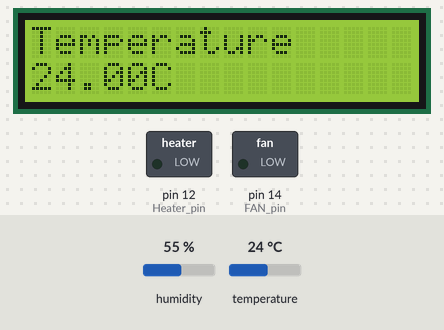
A sketch run on a simulated Arduino Uno, built with avr-gcc and run on an emulated ATmega328P. Parts: 16×2 character LCD, switched loads named in the sketch (green lamp = pin HIGH). The inputs (shaded band) are chosen by the test bench; at power-on: temperature 24 °C, humidity 55 %.

Above: at 2.3 s.
2.4 s: temperature set to 28 °C
At 6.6 s:
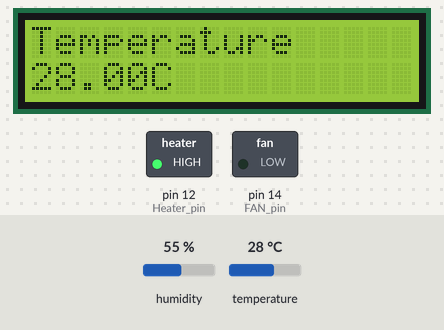
10.7 s: temperature set to 12 °C
At 14.7 s:
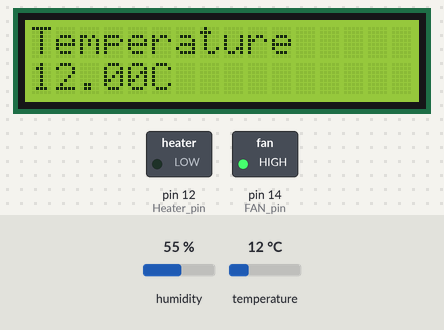
16.8 s: temperature set to 33 °C
At 20.8 s:
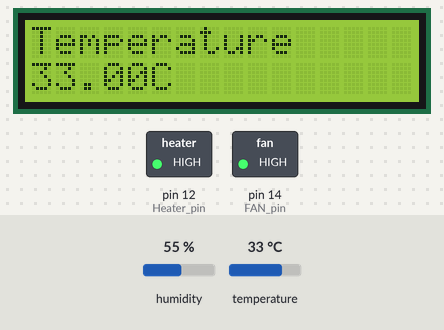
Timing chart, 0 to 22.9 s (numbered marks = the images above; inputs shaded):
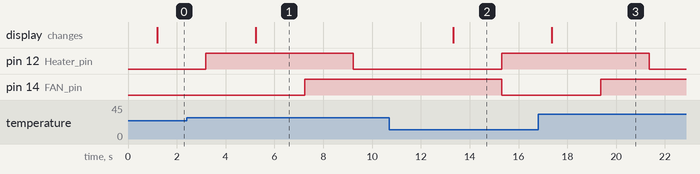

The sketch:

room_temp_controller.ino
```cpp
#include "DHT.h"        // including the library of DHT11 temperature and humidity sensor
#define DHTTYPE DHT11   // DHT 11
#define DHTPIN 2

DHT dht(DHTPIN, DHTTYPE);

const int Heater_pin = 12, FAN_pin = 14; // declare the IO pins

float SetTemp = 25; // the prefer room temperature is set as 25 degree celsius

#include <LiquidCrystal_I2C.h> //including the LCD I2C library
LiquidCrystal_I2C lcd(0x27, 16, 2);

void setup(){
dht.begin();
lcd.begin(16,2);
pinMode(Heater_pin, OUTPUT);
pinMode(FAN_pin, OUTPUT);
lcd.init();   // initializing the LCD
lcd.backlight(); // Enable or Turn On the backlight
lcd.clear();
lcd.print("Temperature");
lcd.setCursor(0,1); // setting cursor in LCD display
lcd.print("Sensor");
delay(1000);

}

void loop(){
  float t = dht.readTemperature(); // read temperature

  lcd.clear();
  lcd.print("Temperature");
  lcd.setCursor(0,1);
  lcd.print(t);
  lcd.print("C");
  delay(2000);

// condition is applied for the fan and heater
  if(t > SetTemp){
    digitalWrite(FAN_pin, HIGH);
    delay(2000);
  }
  else{
    digitalWrite(FAN_pin, LOW);
    }

  if(t < SetTemp){
    digitalWrite(Heater_pin, HIGH);
    delay(2000);
    }
    else{
      digitalWrite(Heater_pin, LOW);
      }
}
```

Measured:
- after the input at 2.4 s, pin 14 (FAN_pin): LOW → HIGH after 4.8 s; the display: changes after 2.8 s (image 1)
- after the input at 10.7 s, pin 12 (Heater_pin): LOW → HIGH after 4.6 s; pin 14 (FAN_pin): HIGH → LOW after 4.6 s; the display: changes after 2.6 s (image 2)
- after the input at 16.8 s, pin 12 (Heater_pin): HIGH → LOW after 4.6 s; pin 14 (FAN_pin): LOW → HIGH after 2.6 s; the display: changes after 0.56 s (image 3)
